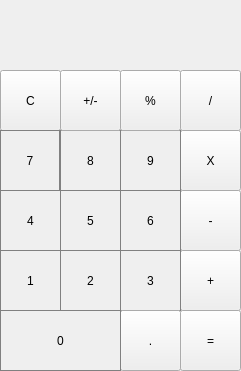
<?xml version="1.0" encoding="UTF-8"?>
<ui version="4.0">
 <class>MainWindow</class>
 <widget class="QMainWindow" name="MainWindow">
  <property name="geometry">
   <rect>
    <x>0</x>
    <y>0</y>
    <width>241</width>
    <height>371</height>
   </rect>
  </property>
  <property name="windowTitle">
   <string>MainWindow</string>
  </property>
  <property name="styleSheet">
   <string notr="true">QLabe{
	qgroperty-aligument: 'AlignVCenter |AlignRight';
	border: 1px solid gray;

}
background-coler:white;</string>
  </property>
  <widget class="QWidget" name="centralwidget">
   <widget class="QLabel" name="label">
    <property name="geometry">
     <rect>
      <x>0</x>
      <y>10</y>
      <width>241</width>
      <height>61</height>
     </rect>
    </property>
    <property name="styleSheet">
     <string notr="true">QLabel{
	qproperty-alignment: 'AlignVCenter | AlignRight';
	border: 1px solid gray;
}
background-color : white;</string>
    </property>
    <property name="text">
     <string/>
    </property>
   </widget>
   <widget class="QPushButton" name="pushButton_clear">
    <property name="geometry">
     <rect>
      <x>0</x>
      <y>70</y>
      <width>61</width>
      <height>61</height>
     </rect>
    </property>
    <property name="text">
     <string>C</string>
    </property>
   </widget>
   <widget class="QPushButton" name="pushButton_multipliy">
    <property name="geometry">
     <rect>
      <x>180</x>
      <y>130</y>
      <width>61</width>
      <height>61</height>
     </rect>
    </property>
    <property name="text">
     <string>X</string>
    </property>
   </widget>
   <widget class="QPushButton" name="pushButton_9">
    <property name="geometry">
     <rect>
      <x>120</x>
      <y>130</y>
      <width>61</width>
      <height>61</height>
     </rect>
    </property>
    <property name="styleSheet">
     <string notr="true">QPushButton{
	border:1px solid gray;
}
QPushButton:pressed{
	background-color: qlineargradient(x1:0, y1:0, x2:0, y2:1,
	stop: 0 #dadbdc, stop: 1 #f6f7fa); 
}</string>
    </property>
    <property name="text">
     <string>9</string>
    </property>
   </widget>
   <widget class="QPushButton" name="pushButton_8">
    <property name="geometry">
     <rect>
      <x>60</x>
      <y>130</y>
      <width>61</width>
      <height>61</height>
     </rect>
    </property>
    <property name="styleSheet">
     <string notr="true">QPushButton{
	border:1px solid gray;
}
QPushButton:pressed{
	background-color: qlineargradient(x1:0, y1:0, x2:0, y2:1,
	stop: 0 #dadbdc, stop: 1 #f6f7fa); 
}</string>
    </property>
    <property name="text">
     <string>8</string>
    </property>
   </widget>
   <widget class="QPushButton" name="pushButton_7">
    <property name="geometry">
     <rect>
      <x>0</x>
      <y>130</y>
      <width>60</width>
      <height>61</height>
     </rect>
    </property>
    <property name="styleSheet">
     <string notr="true">QPushButton{
	border:1px solid gray;
}
QPushButton:pressed{
	background-color: qlineargradient(x1:0, y1:0, x2:0, y2:1,
	stop: 0 #dadbdc, stop: 1 #f6f7fa); 
}</string>
    </property>
    <property name="text">
     <string>7</string>
    </property>
   </widget>
   <widget class="QPushButton" name="pushButton_divide">
    <property name="geometry">
     <rect>
      <x>180</x>
      <y>70</y>
      <width>61</width>
      <height>61</height>
     </rect>
    </property>
    <property name="text">
     <string>/</string>
    </property>
   </widget>
   <widget class="QPushButton" name="pushButton_percent">
    <property name="geometry">
     <rect>
      <x>120</x>
      <y>70</y>
      <width>61</width>
      <height>61</height>
     </rect>
    </property>
    <property name="text">
     <string>%</string>
    </property>
   </widget>
   <widget class="QPushButton" name="pushButton_plusMinus">
    <property name="geometry">
     <rect>
      <x>60</x>
      <y>70</y>
      <width>61</width>
      <height>61</height>
     </rect>
    </property>
    <property name="text">
     <string>+/-</string>
    </property>
   </widget>
   <widget class="QPushButton" name="pushButton_add">
    <property name="geometry">
     <rect>
      <x>180</x>
      <y>250</y>
      <width>61</width>
      <height>61</height>
     </rect>
    </property>
    <property name="text">
     <string>+</string>
    </property>
   </widget>
   <widget class="QPushButton" name="pushButton_3">
    <property name="geometry">
     <rect>
      <x>120</x>
      <y>250</y>
      <width>61</width>
      <height>61</height>
     </rect>
    </property>
    <property name="styleSheet">
     <string notr="true">QPushButton{
	border:1px solid gray;
}
QPushButton:pressed{
	background-color: qlineargradient(x1:0, y1:0, x2:0, y2:1,
	stop: 0 #dadbdc, stop: 1 #f6f7fa); 
}</string>
    </property>
    <property name="text">
     <string>3</string>
    </property>
   </widget>
   <widget class="QPushButton" name="pushButton_2">
    <property name="geometry">
     <rect>
      <x>60</x>
      <y>250</y>
      <width>61</width>
      <height>61</height>
     </rect>
    </property>
    <property name="styleSheet">
     <string notr="true">QPushButton{
	border:1px solid gray;
}
QPushButton:pressed{
	background-color: qlineargradient(x1:0, y1:0, x2:0, y2:1,
	stop: 0 #dadbdc, stop: 1 #f6f7fa); 
}</string>
    </property>
    <property name="text">
     <string>2</string>
    </property>
   </widget>
   <widget class="QPushButton" name="pushButton_1">
    <property name="geometry">
     <rect>
      <x>0</x>
      <y>250</y>
      <width>61</width>
      <height>61</height>
     </rect>
    </property>
    <property name="styleSheet">
     <string notr="true">QPushButton{
	border:1px solid gray;
}
QPushButton:pressed{
	background-color: qlineargradient(x1:0, y1:0, x2:0, y2:1,
	stop: 0 #dadbdc, stop: 1 #f6f7fa); 
}</string>
    </property>
    <property name="text">
     <string>1</string>
    </property>
   </widget>
   <widget class="QPushButton" name="pushButton_subtract">
    <property name="geometry">
     <rect>
      <x>180</x>
      <y>190</y>
      <width>61</width>
      <height>61</height>
     </rect>
    </property>
    <property name="text">
     <string>-</string>
    </property>
   </widget>
   <widget class="QPushButton" name="pushButton_6">
    <property name="geometry">
     <rect>
      <x>120</x>
      <y>190</y>
      <width>61</width>
      <height>61</height>
     </rect>
    </property>
    <property name="styleSheet">
     <string notr="true">QPushButton{
	border:1px solid gray;
}
QPushButton:pressed{
	background-color: qlineargradient(x1:0, y1:0, x2:0, y2:1,
	stop: 0 #dadbdc, stop: 1 #f6f7fa); 
}</string>
    </property>
    <property name="text">
     <string>6</string>
    </property>
   </widget>
   <widget class="QPushButton" name="pushButton_5">
    <property name="geometry">
     <rect>
      <x>60</x>
      <y>190</y>
      <width>61</width>
      <height>61</height>
     </rect>
    </property>
    <property name="styleSheet">
     <string notr="true">QPushButton{
	border:1px solid gray;
}
QPushButton:pressed{
	background-color: qlineargradient(x1:0, y1:0, x2:0, y2:1,
	stop: 0 #dadbdc, stop: 1 #f6f7fa); 
}</string>
    </property>
    <property name="text">
     <string>5</string>
    </property>
   </widget>
   <widget class="QPushButton" name="pushButton_4">
    <property name="geometry">
     <rect>
      <x>0</x>
      <y>190</y>
      <width>61</width>
      <height>61</height>
     </rect>
    </property>
    <property name="styleSheet">
     <string notr="true">QPushButton{
	border:1px solid gray;
}
QPushButton:pressed{
	background-color: qlineargradient(x1:0, y1:0, x2:0, y2:1,
	stop: 0 #dadbdc, stop: 1 #f6f7fa); 
}</string>
    </property>
    <property name="text">
     <string>4</string>
    </property>
   </widget>
   <widget class="QPushButton" name="pushButton_equals">
    <property name="geometry">
     <rect>
      <x>180</x>
      <y>310</y>
      <width>61</width>
      <height>61</height>
     </rect>
    </property>
    <property name="text">
     <string>=</string>
    </property>
   </widget>
   <widget class="QPushButton" name="pushButton_decimal">
    <property name="geometry">
     <rect>
      <x>120</x>
      <y>310</y>
      <width>61</width>
      <height>61</height>
     </rect>
    </property>
    <property name="text">
     <string>.</string>
    </property>
   </widget>
   <widget class="QPushButton" name="pushButton_0">
    <property name="geometry">
     <rect>
      <x>0</x>
      <y>310</y>
      <width>121</width>
      <height>61</height>
     </rect>
    </property>
    <property name="styleSheet">
     <string notr="true">QPushButton{
	border:1px solid gray;
}
QPushButton:pressed{
	background-color: qlineargradient(x1:0, y1:0, x2:0, y2:1,
	stop: 0 #dadbdc, stop: 1 #f6f7fa); 
}</string>
    </property>
    <property name="text">
     <string>0</string>
    </property>
   </widget>
  </widget>
 </widget>
 <resources/>
 <connections/>
</ui>
